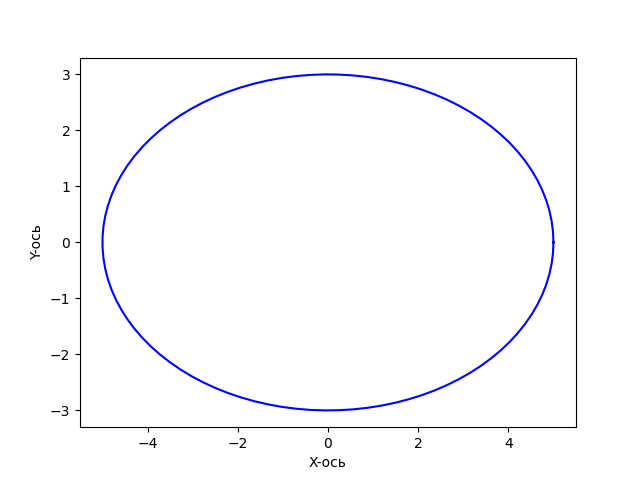

The script that saved this image:
import numpy as np
import matplotlib.pyplot as plt

def plot_ellipse(start_angle, end_angle, N):
    
    h, k = 0, 0 
    a = 5       
    b = 3       
    
   
    t = np.linspace(start_angle, end_angle, N)
    
    
    x = h + a * np.cos(t)
    y = k + b * np.sin(t)
    
  
    plt.plot(x, y, color='blue')
    plt.xlabel('X-ось')
    plt.ylabel('Y-ось')

plot_ellipse(0, 2*np.pi, 100)


plt.savefig('DZ3.png')
